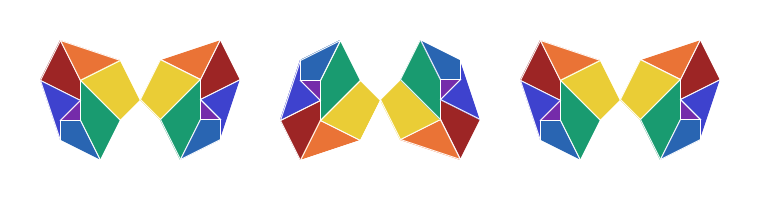
Frame 1 (no input)
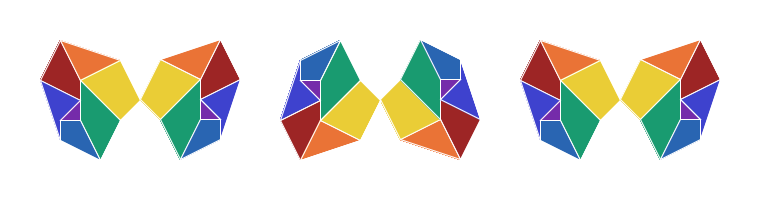
Frame 60 (the mouse pressed at the canvas centre just before this capture)
Frame 120 (the mouse held since frame 60 and released just before this capture): identical to frame 60, image omitted

The Processing sketch that drew these frames (run headless with seeded random() and noise(); from frame 60 on, the mouse is pressed at the canvas centre):

// Processing sketch: processing_21787
// ── processing_21787.pde


void setup() {
  size(760,200);
  background(255);
}   
void draw() {
  for(int i=0; i<3; i++) {
    pushMatrix();
    translate(i*480,0);
    stroke(255);
    strokeWeight(1);
    fill(157,37,37);
    quad(60,40,40,80,80,100,80,80);
    fill(234,115,54);
    triangle(60,40,120,60,80,80);
    fill(234,205,54);
    quad(120,60,140,100,120,120,80,80);
    fill(25,155,112);
    quad(120,120,80,80,80,120,100,160);
    fill(41,101,178);
    quad(80,120,100,160,60,140,60,120);
    fill(62,66,206);
    quad(60,140,60,120,80,100,40,80);
    fill(117,43,170);
    triangle(60,120,80,100,80,120);

    translate(430,370);
    rotate(radians(180));
    fill(157,37,37);//red
    quad(190,290,230,270,230,290,210,330);
    fill(234,115,54);//orange
    triangle(210,330,230,290,270,310);
    fill(234,205,54);//yellow
    quad(270,310,230,290,270,250,290,270);
    fill(25,155,112);//green
    quad(270,250,230,290,230,250,250,210);
    fill(41,101,178);//blue
    quad(250,210,230,250,210,250,210,230);
    fill(62,66,206);//blue-purple
    quad(210,230,210,250,230,270,190,290);
    fill(117,43,170);//purple
    triangle(210,250,230,250,230,270);
    popMatrix();
  }
  for(int i=0; i<2; i++) {
    pushMatrix();
    translate(520*i,200);
    rotate(radians(180));
    stroke(255);
    strokeWeight(1);
    fill(157,37,37);
    quad(60,40,40,80,80,100,80,80);
    fill(234,115,54);
    triangle(60,40,120,60,80,80);
    fill(234,205,54);
    quad(120,60,140,100,120,120,80,80);
    fill(25,155,112);
    quad(120,120,80,80,80,120,100,160);
    fill(41,101,178);
    quad(80,120,100,160,60,140,60,120);
    fill(62,66,206);
    quad(60,140,60,120,80,100,40,80);
    fill(117,43,170);
    triangle(60,120,80,100,80,120);
    popMatrix();
  }
  for(int i=0; i<2;i++) {
    pushMatrix(); 
    translate(90,-170);
    fill(157,37,37);//red
    quad(190,290,230,270,230,290,210,330);
    fill(234,115,54);//orange
    triangle(210,330,230,290,270,310);
    fill(234,205,54);//yellow
    quad(270,310,230,290,270,250,290,270);
    fill(25,155,112);//green
    quad(270,250,230,290,230,250,250,210);
    fill(41,101,178);//blue
    quad(250,210,230,250,210,250,210,230);
    fill(62,66,206);//blue-purple
    quad(210,230,210,250,230,270,190,290);
    fill(117,43,170);//purple
    triangle(210,250,230,250,230,270);
    popMatrix();
  }





  for(int i=0; i<2; i++) {
    pushMatrix();
    translate(1000,200);
    rotate(radians(180));
    stroke(255);
    strokeWeight(1);
    fill(157,37,37);
    quad(60,40,40,80,80,100,80,80);
    fill(234,115,54);
    triangle(60,40,120,60,80,80);
    fill(234,205,54);
    quad(120,60,140,100,120,120,80,80);
    fill(25,155,112);
    quad(120,120,80,80,80,120,100,160);
    fill(41,101,178);
    quad(80,120,100,160,60,140,60,120);
    fill(62,66,206);
    quad(60,140,60,120,80,100,40,80);
    fill(117,43,170);
    triangle(60,120,80,100,80,120);
    popMatrix();
  }
  for(int i=0; i<2;i++) {
    pushMatrix(); 
    translate(570,-170);
    fill(157,37,37);//red
    quad(190,290,230,270,230,290,210,330);
    fill(234,115,54);//orange
    triangle(210,330,230,290,270,310);
    fill(234,205,54);//yellow
    quad(270,310,230,290,270,250,290,270);
    fill(25,155,112);//green
    quad(270,250,230,290,230,250,250,210);
    fill(41,101,178);//blue
    quad(250,210,230,250,210,250,210,230);
    fill(62,66,206);//blue-purple
    quad(210,230,210,250,230,270,190,290);
    fill(117,43,170);//purple
    triangle(210,250,230,250,230,270);
    popMatrix();
  }
}
